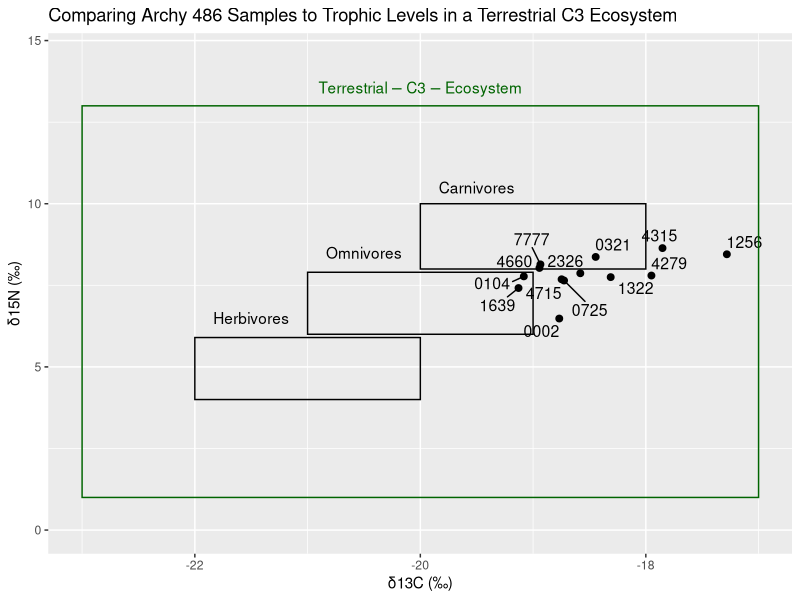
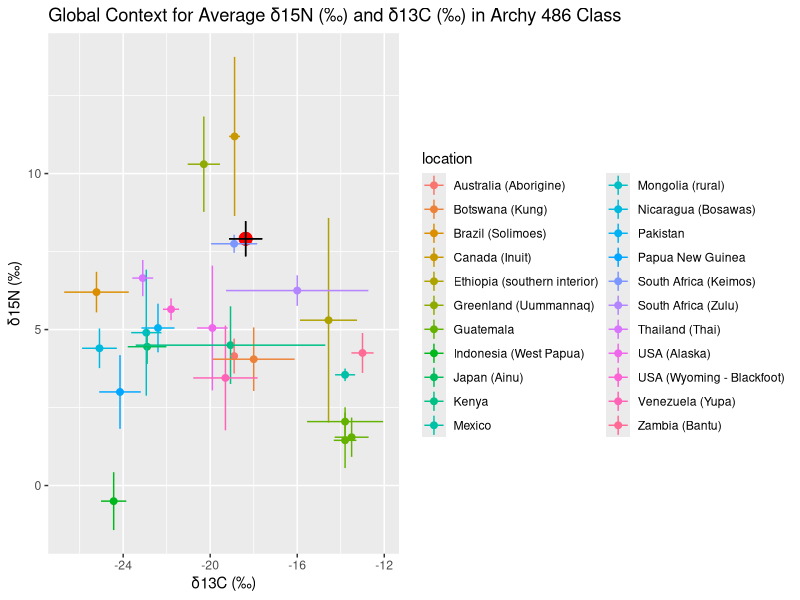
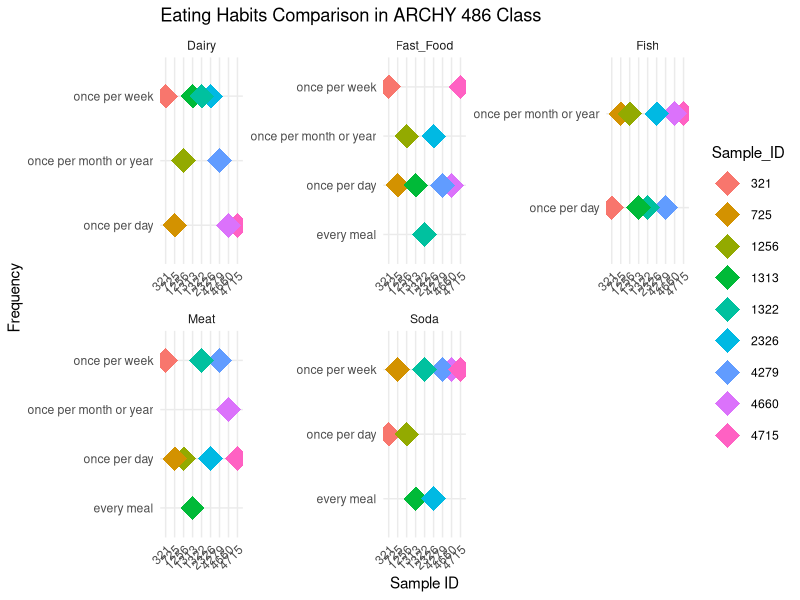
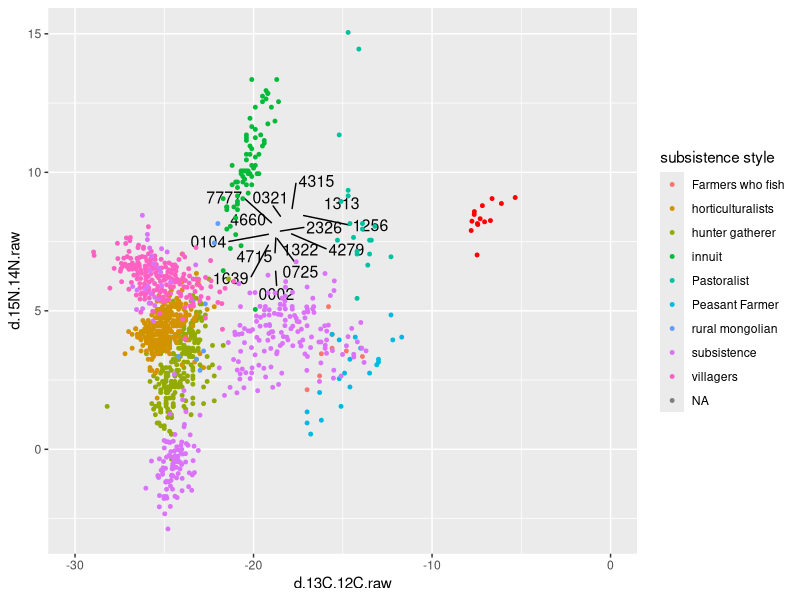

Write R code to recreate these figures, in order.
## ---- chunk 1
# Loading Packages
library(tidyverse)
library(readxl)
library(dplyr)
library(ggrepel)
## ---- chunk 2
# read sample and global data into variables
sample_data <- 
  read_csv("sample_CN.csv")

global_data_indiv <- 
  read_excel("Global N15 Values.xlsx", 
             sheet ="Modern subsistence ind.")

global_data_av <- 
  read_excel("Global N15 Values.xlsx", 
             sheet ="modern subsistence averages") %>% 
  drop_na(`δ13C_MDE (‰)`)
  
## ---- chunk 3
#| label: fig-1
#| fig-cap: "Scatterplot of individual δ15N (‰) and δ13C (‰) Archy 486 sample ID’s grouped by C3 Terrestrial Ecosystem and individual diet classification (Müldner, G. (2018). Plot produced by Anne and Aoife. "
  # plot our hair data
library(ggrepel)
ggplot() +
  geom_point(data = sample_data,
             aes(x = d.13C.12C.VPDB , 
                 y = d.15N.14N.air),
             size = 2)+
  # label each data point with sample ID
    geom_text_repel(data = sample_data,
             aes(x = `d.13C.12C.VPDB`, 
                 y = `d.15N.14N.air`,
                 label = Identifier.1),
             # label all ID's despite overlap
             max.overlaps = Inf,
             size = 4)+
  # label x and y axis for consistency with other plots
    labs(x = "δ13C (‰)",
       y = "δ15N (‰)")+
  # create outlines for herbivores, omnivores, carnivores using parameters from Müldner, G. (2018).
  annotate("rect", xmin=c(-22,-21,-20), xmax=c(-20,-19,-18), 
           ymin =c(4,6,8), ymax =c(5.9,7.9,10), fill=NA, color="black")+
  # create outline for "Terrestrial C3 Ecosystem" for context on graph. 
  annotate("rect", xmin=c(-23), xmax=c(-17), ymin=c(1), ymax =c(13), color="Dark Green", fill=NA )+
  # label all outlines for context and clarity
    annotate("text", x = -20, y = 13.5, label = "Terrestrial-C3-Ecosystem",color = "Dark Green",
  parse = TRUE)+
    annotate("text", x = -21.5, y = 6.5, label = "Herbivores",
  parse = TRUE)+
    annotate("text", x = -20.5, y = 8.5, label = "Omnivores",
  parse = TRUE)+
    annotate("text", x = -19.5, y = 10.5, label = "Carnivores",
  parse = TRUE)+
  # set x and y limits to values close to data points for clarity and maximize space on graph
  xlim(-23, -17)+
  ylim(0,14.5) +
    labs(title = "Comparing Archy 486 Samples to Trophic Levels in a Terrestrial C3 Ecosystem")
## ---- chunk 4

global_data <- 
  read_excel("Global N15 Values.xlsx",
             sheet = "Modern subsistence ind.")
global_values <- 
  read_excel("Global N15 Values.xlsx",
             sheet = "Modern non subsistence averages")

global_subsistence_values <- 
  read_excel("Global N15 Values.xlsx",
    sheet = "modern subsistence averages")
## ---- chunk 5
global_subsistence_values_labs <-
  global_subsistence_values %>%
  select(`location`, `δ15N_MDE (‰)`, `SD...6`, `δ13C_MDE (‰)`, `SD...4` ) %>%
  group_by(`location`) %>%
  drop_na()

# rename col
renamed_subsistence <-
global_subsistence_values_labs %>%
  rename(`δ13C (‰)` = `δ13C_MDE (‰)`,
         `δ15N (‰)` = `δ15N_MDE (‰)`) %>%
drop_na()

# select relevant columns from our data
sample_data_perc <-
sample_data %>%
  select(`Identifier.1`, `d.13C.12C.VPDB`, `d.15N.14N.air`) %>% 
  group_by(`Identifier.1`)
  

# select relevant columns from global data
global_values_perc <-
global_values %>%
  select(`location...1`, `δ15N_MDE (‰)`, `δ13C_MDE (‰)`) %>%
  group_by(`location...1`) %>%
  drop_na()

# rename columns from our data
sample_data_perc_lab <-
sample_data_perc %>%
  rename(`δ13C (‰)` = `d.13C.12C.VPDB`,
         `δ15N (‰)` = `d.15N.14N.air`)

 # create a df for the means of `δ13C (‰)` `δ15N (‰)` ratios for class and global data

 `δ13C (‰)` <-
   mean(sample_data_perc_lab$`δ13C (‰)`)
`δ15N (‰)`<-
   mean(sample_data_perc_lab$`δ15N (‰)`)
 
 Statistics_isotopes <- data.frame(means = c("mean_C13", "mean_N15"), Statistics = c(`δ13C (‰)`, `δ15N (‰)`))

mean_sd_C13 <-
  sd(sample_data_perc_lab$`δ13C (‰)`)
mean_sd_N15 <-
  sd(sample_data_perc_lab$`δ15N (‰)`)

# create a class data average dataframe
Stats_isotopes <-
  Statistics_isotopes %>% 
  mutate(mean_sd_C13, mean_sd_N15)

# rename columns in global averages dataframe
global_values_perc_lab <-
global_values_perc %>%
  rename(`δ13C (‰)` = `δ13C_MDE (‰)`,
         `δ15N (‰)` = `δ15N_MDE (‰)`)
  
## ---- chunk 6
#| label: fig-standard-13C-15N
#| fig-cap: "Average δ15N (‰) and δ13C (‰) for class hair samples with line range for standard deviation relative to modern global subsistence average δ15N (‰) and δ13C (‰) with line range for standard deviation (Bird et al. 2021). Plot produced by Aoife and Anne."

library(ggrepel)
ggplot() +
  # our data plot
  geom_point(data = Stats_isotopes,
             aes(x = `δ13C (‰)`,
                 y = `δ15N (‰)`),
             size = 4,
              color = "red") +
    
  
  # plot global data
  geom_point(data = renamed_subsistence,
             aes(x = `δ13C (‰)`,
                 y = `δ15N (‰)`,
                 color = `location`), 
             size = 2) +
  geom_linerange(data = renamed_subsistence,
                (aes(x = `δ13C (‰)`,
                y = `δ15N (‰)` ,
                ymin=`δ15N (‰)` -1*SD...6, 
                ymax=`δ15N (‰)` +1*SD...6, 
                color = `location`))) +
  geom_linerange(data = renamed_subsistence,
                (aes(x = `δ13C (‰)`,
                y = `δ15N (‰)` ,
                xmin=`δ13C (‰)` -1*SD...4, 
                xmax=`δ13C (‰)` +1*SD...4, 
                color = `location`))) +
  geom_linerange(data =  Statistics_isotopes,
                (aes(x = `δ13C (‰)`,
                y = `δ15N (‰)` ,
                ymin=`δ15N (‰)` -1*mean_sd_N15, 
                ymax=`δ15N (‰)` +1*mean_sd_N15))) +
    geom_linerange(data =  Statistics_isotopes,
                (aes(x = `δ13C (‰)`,
                y = `δ15N (‰)` ,
                xmin=`δ13C (‰)` -1*mean_sd_C13, 
                xmax=`δ13C (‰)` +1*mean_sd_C13))) +
  labs(title = "Global Context for Average δ15N (‰) and δ13C (‰) in Archy 486 Class")

## ---- chunk 7
eating_habits_data <- read_excel("Food Survey Responses-2.xlsx")

## ---- chunk 8
eating_habits_data %>%
group_by(sample_id)
## ---- chunk 9

# NEED TO COMPLETELY REDO

#| label: fig-food-survey
#| fig-cap: "Eating habits surveyed by Archy 486 students Sample ID numbers. Plot produced by Jesus and Zach."

meat_column <- rep(eating_habits_data$meat_q, each = 9)
fish_column <- rep(eating_habits_data$fish_q, each = 9)
dairy_column <- rep(eating_habits_data$dairy_q, each = 9)
soda_column <- rep(eating_habits_data$soda_q, each = 9)
fast_food_column <- rep(eating_habits_data$fastfood_q, each = 9)

sample_id_column <- rep(eating_habits_data$sample_id, each = 9)

data <- data.frame(
  Question = rep(c("Meat", "Fish", "Dairy", "Soda", "Fast_Food"), each = 9),
  Frequency = c(meat_column, fish_column, dairy_column, soda_column, fast_food_column),
  Sample_ID = factor(sample_id_column))

unique_sample_ids <- unique(data$Sample_ID)

color_palette <- colorRampPalette(c("red", "blue", "green", "purple", "orange"))(length(unique_sample_ids))

ggplot(data, aes(x = Sample_ID, y = Frequency, color = Sample_ID)) +
  geom_point(stat = "identity", position = "dodge", size = 8, shape = 18) +
  labs(title = "Eating Habits Comparison in ARCHY 486 Class",
       x = "Sample ID",
       y = "Frequency") +
  scale_fill_manual(values = setNames(color_palette, unique_sample_ids)) +
  facet_wrap(~Question, scales = "free") +
  theme_minimal() +
  theme(axis.text.x = element_text(angle = 45, hjust = 1))  

## ---- chunk 10
# sustinence type
# label not aligning with dots
ggplot() +
  geom_point(data = sample_data,
             aes(x=d.13C.12C.raw,
                 y=d.15N.14N.raw),
             size = 1,
             colour = "red") +
  geom_text_repel(data = sample_data,
             aes(x = `d.13C.12C.VPDB`, 
                 y = `d.15N.14N.air`,
                 label = Identifier.1),
             # label all ID's despite overlap
             max.overlaps = Inf,
             size = 4)+
  geom_point(data = global_data,
             aes(x = `δ13C_MDE (‰)`, 
                 y = `δ15N_MDE (‰)`,
                 colour = `subsistence style`),
             size=1) +
  xlim(-30,0)
  
